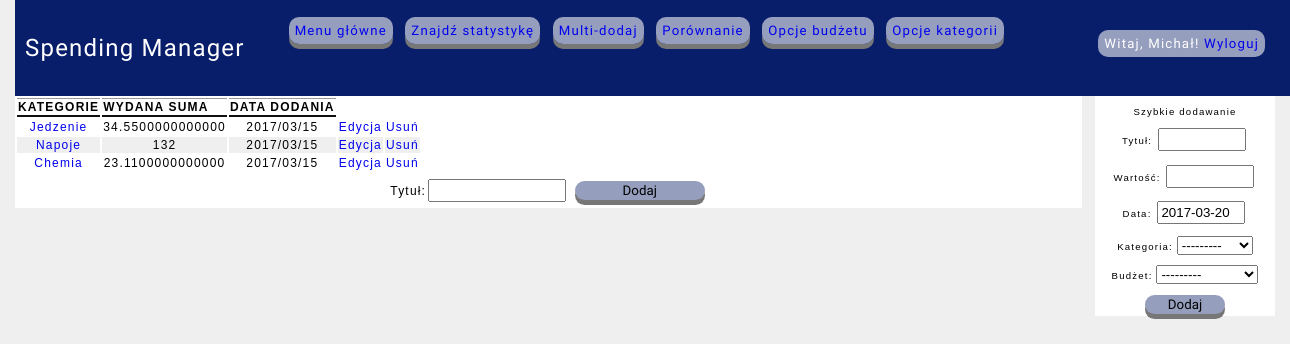
Screenshot of /category_setup/ (signed in) with the database file from the repository.
### core_sm/models.py (models this page shows, shortened)
class Category(models.Model):
    user = models.ForeignKey(settings.AUTH_USER_MODEL)
    title = models.CharField(max_length=200)
    publish = models.DateField(auto_now_add=True)
    updated = models.DateField(auto_now=True)
    class Meta:
        ordering = ('-publish',)
    def __str__(self):
        return self.title

class Budget(models.Model):
    user = models.ForeignKey(settings.AUTH_USER_MODEL)
    title = models.CharField(max_length=200, db_index=True)
    value = models.DecimalField(decimal_places=2, max_digits=10)
    publish = models.DateField(auto_now_add=True)
    updated = models.DateField(auto_now=True)
    class Meta:
        ordering = ('-publish',)
    def __str__(self):
        return self.title

### core_sm/views.py (the view)
# urls.py: url(r'^category_setup/$', views.category_setup, name='category_setup'),
@login_required
def category_setup(request):
    add = False
    info_total = []
    info_url = []
    info = Category.objects.filter(user_id=User.objects.get(username=request.user).id)
    for item in info:
        info_total.append(Cost.objects.filter(category_id=item.id, user=request.user).aggregate(Sum('value'))['value__sum'])
        info_url.append(str(item.publish).replace('-', '/'))
    if request.method == 'POST':
        form = CategoryForm(request.POST)
        if form.is_valid():
            add = True
            f = form.save(commit=False)
            f.user = request.user
            f.save()
    else:
        form = CategoryForm
    data = zip(info, info_total, info_url)
    return render(request, 'core_sm/costs/category/category_setup.html', {'data': data,
                                                                          'form': form,
                                                                          'add': add})

### core_sm/context_processor.py (called while the page is built)
def add_data(request):
    sent = False
    def data_add():
        if request.method == 'POST':
            add_form = DataAddForm(request.POST)
            if add_form.is_valid():
                add_form.save()
                sent = True
        else:
            add_form = DataAddForm()
        return add_form
    return {'add_form': SimpleLazyObject(data_add),
            'sent': sent}

### core_sm/templates/core_sm/costs/category/category_setup.html (shortened to what this page needs)
{% extends 'core_sm/base.html' %}
{% load staticfiles %}
{% block content %}
<table>
    <thead>
        <tr>
            <th>Kategorie</th>
            <th>Wydana suma</th>
            <th>Data dodania</th>
        </tr>
    </thead>
    <tbody>
    {% for item, total, url in data %}
        <tr>
            <td class="button-setup"><a href="/category/{{ item.id }}/">{{ item.title }}</a></td>
            <td>{{ total }}</td>
            <td>{{ url }}</td>
            <td class="button-setup"><a href="/category_edit/{{ item.id }}/">Edycja</a></td>
            <td class="button-setup">
                <a href="/category_delete/{{ item.id }}/"
                   onclick="return confirm('Uwaga! To spowoduje również usunięcie wszystkich wydatków powiązanych!');">Usuń</a></td>
        </tr>
    {% endfor %}
    </tbody>
</table>
    <form method="POST" class="multi-form">
        {{ form }}
        <input type="submit" value="Dodaj">
    </form>
{% endblock %}

### core_sm/templates/core_sm/base.html (shortened to what this page needs)
{% load staticfiles %}
<!DOCTYPE html>
<html lang="pl">
<head>
    <link href="{% static 'css/style.css' %}" rel="stylesheet">
</head>
<body>
        <nav>
            <p id="logo">Spending Manager</p>
            <ul>
                <li><a href="{% url 'core_sm:current_detail' %}">Menu główne</a></li>
                <li><a href="{% url 'core_sm:costs_stats' %}">Znajdź statystykę</a></li>
                <li><a href="{% url 'core_sm:day_data_multiadd' %}">Multi-dodaj</a></li>
                <li><a href="{% url 'core_sm:stats_comp' %}">Porównanie</a></li>
                <li><a href="{% url 'core_sm:budget_setup' %}">Opcje budżetu</a></li>
                <li><a href="{% url 'core_sm:category_setup' %}">Opcje kategorii</a></li>
            </ul>
            <div class="user">
                {% if request.user.is_authenticated %}
                Witaj, {{ request.user.first_name }}!
                <a href="{% url 'core_sm:logout' %}">Wyloguj</a>
                {% else %}
                <a href="{% url 'core_sm:login' %}">Zaloguj</a>
                {% endif %}
            </div>
        </nav>
        <div id="content">
            {% block content %}
            {% endblock %}
        </div>
        <div id="quick-add">
            <p>Szybkie dodawanie</p>
            <form method="POST">
                {{ add_form.as_p}}
                <input type="submit" value="Dodaj">
            </form>
        </div>
</body>
</html>

### core_sm/static/css/style.css (style rules this page uses)
body { margin: 0 auto; padding: 0; font-family: Arial, helvetica, sans-serif; font-size: 12px; letter-spacing: 0.1em; width: 1260px; background: #efefef; }
nav { text-align: center; }
a { text-decoration: none; }
#logo { font-family: 'Muli', sans-serif; font-size: 24px; float: left; }
nav { width: 100%; padding: 10px; text-align: center; background:#091E6A; color:#fff; overflow:auto; font-family: 'Muli', sans-serif; font-size: 110%; }
nav ul { list-style-type: none; color: #fff; float: left; }
nav ul li { margin: 4px; padding: 6px; background: #969EBE; display: inline; font-family: 'Muli', sans-serif; cursor: pointer; outline: none; border: none; border-radius: 10px; box-shadow: 0 5px #777777; }
#content { text-align: center; width: 1067px; float: left; background: white; }
#quick-add { background: white; text-align: center; width: 180px; float: right; font-size: 80%; }
#quick-add option { margin: 2px; padding: 2px; width: 80px; }
#quick-add input { margin: 2px; padding: 2px; width: 80px; }
#quick-add input[type=submit] { background: #969EBE; display: inline; font-family: 'Muli', sans-serif; cursor: pointer; outline: none; border: none; border-radius: 10px; box-shadow: 0 5px #777777; }
th { text-transform: uppercase; border-bottom: 2px solid #111111; border-top: 1px solid #999; text-align: left; }
tr:nth-child(even) { background-color: #efefef; }
.multi-form { margin: 2px; padding: 2px; }
.multi-form input { margin: 2px; padding: 2px; width: 130px; }
.multi-form input[type=submit] { margin: 2px; padding: 2px; background: #969EBE; display: inline; font-family: 'Muli', sans-serif; cursor: pointer; outline: none; border: none; border-radius: 10px; box-shadow: 0 5px #777777; }
.user { background: #969EBE; padding: 6px; margin: 20px; float: right; border-radius: 10px; }

### rows the page displays
Category: title "Jedzenie", total "34.5500000000000", url "2017/03/15"
Category: title "Napoje", total "132", url "2017/03/15"
Category: title "Chemia", total "23.1100000000000", url "2017/03/15"
Budget: publish "2017-03-20"

### other values shown
{{ request.user.first_name }} "Michał"
